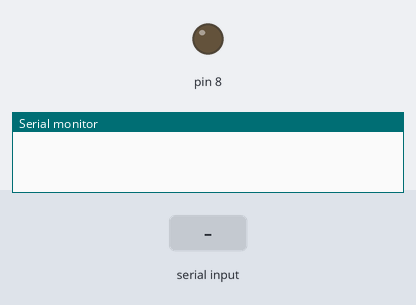
Recording of a sketch running on a simulated Arduino Uno, built with avr-gcc and run on an emulated ATmega328P. Shown: output pins drawn as LEDs (lit = HIGH), the last lines printed to the serial monitor. The test bench sets the inputs (shaded band).

Above: at 1.2 s.
1.3 s: "ON" received over the second serial link
At 2.1 s:
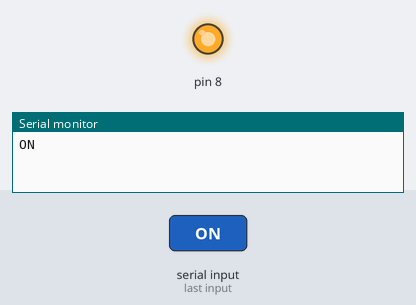
2.8 s: "OFF" received over the second serial link
At 3.6 s:
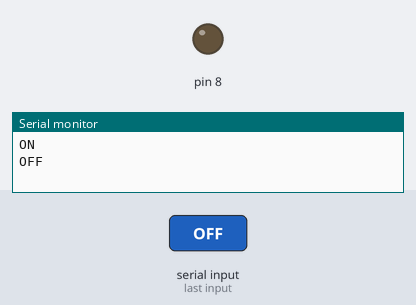
Timing chart, 0 to 5.8 s (numbered marks = the images above; inputs shaded):
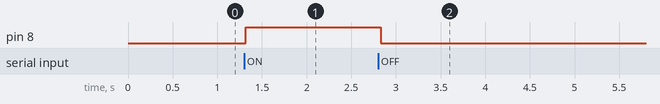

Measured:
- after the input at 1.3 s, pin 8: LOW → HIGH at once
- after the input at 2.8 s, pin 8: HIGH → LOW at once

The sketch:

automate.ino
```cpp
#include <SoftwareSerial.h>

SoftwareSerial BT(10, 11);
String readcommand;

void setup() {
 BT.begin(9600);
 Serial.begin(9600);
  pinMode(8, OUTPUT);

}
void loop() {
  while (BT.available()){
  delay(10);
  char c = BT.read();
  readcommand += c;
  }
  if (readcommand.length() > 0) {
    Serial.println(readcommand);

  if(readcommand == "ON")
  {
    digitalWrite(8,HIGH);
    delay(100);
  }

  else if(readcommand == "OFF")
  {
    digitalWrite(8, LOW);
    delay(100);
  }


readcommand="";}}
```
